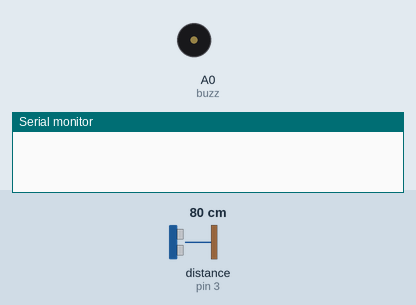
Simulated run of this sketch. Board: Arduino Uno, built with avr-gcc and run on an emulated ATmega328P. On the bench: buzzer (waves = sounding, pin HIGH), the last lines printed to the serial monitor. Wiring (inferred from the names in the program): ultrasonic range finder: trigger pin 4; echo pin 3. Inputs (shaded band) come from the test bench; at power-on: distance to the obstacle (sensor on pin 3) 80 cm. The echo pulse lasts 58.3 µs per cm; pins used as bus, display or sensor lines are not drawn.

Above: at 1.8 s.
1.9 s: distance to the obstacle (sensor on pin 3) set to 22 cm
3.4 s: distance to the obstacle (sensor on pin 3) set to 19 cm
At 4.3 s:
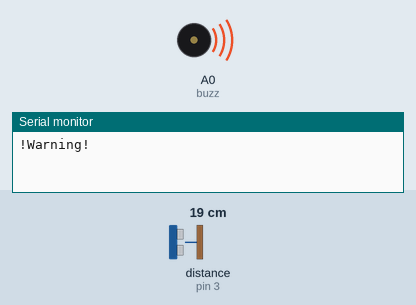
7.5 s: distance to the obstacle (sensor on pin 3) set to 35 cm
At 8.8 s:
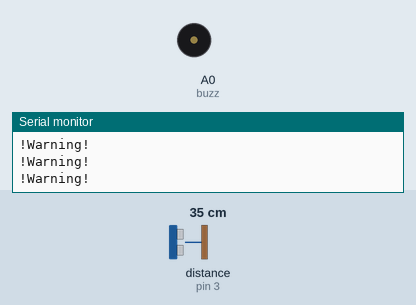
9.5 s: distance to the obstacle (sensor on pin 3) set to 2 cm
At 10.5 s:
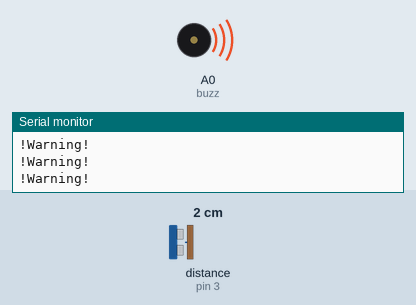
Timing chart, 0 to 12.5 s (numbered marks = the images above; inputs shaded):
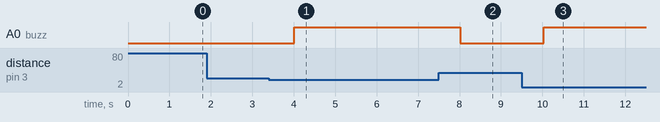

The sketch:

Code.ino
```cpp
/*
This project done by KAMALESH R
GitHub Link
Social Distance Monitor
*/

#define buzz A0
#define echo 3
#define trig 4

double duration;
int distance;
void setup()
{
  pinMode(trig, OUTPUT);
  pinMode(echo, INPUT);
  pinMode(buzz, OUTPUT);
  Serial.begin(9600);
}

void loop()
{
  distance = dis();
  if(distance<20)
  {
  digitalWrite(buzz,HIGH);
  Serial.println("!Warning!");
  }
  delay(1000);
  digitalWrite(buzz,LOW);
}

double dis()
{
  digitalWrite(trig, LOW);
  delayMicroseconds(4);
  digitalWrite(trig, HIGH);
  delayMicroseconds(15);
  digitalWrite(trig, LOW);
  duration = pulseIn(echo, HIGH);
  return duration*(0.034/2);
}
```

Measured:
- the behaviour switches between 21 and 20 cm on distance to the obstacle (sensor on pin 3) (found by bisection; images 0 and 1)
- after the input at 1.9 s, every drawn part: stays the same
- after the input at 3.4 s, A0 (buzz): LOW → HIGH after 0.62 s
- after the input at 7.5 s, A0 (buzz): HIGH → LOW after 0.52 s
- after the input at 9.5 s, A0 (buzz): LOW → HIGH after 0.53 s
